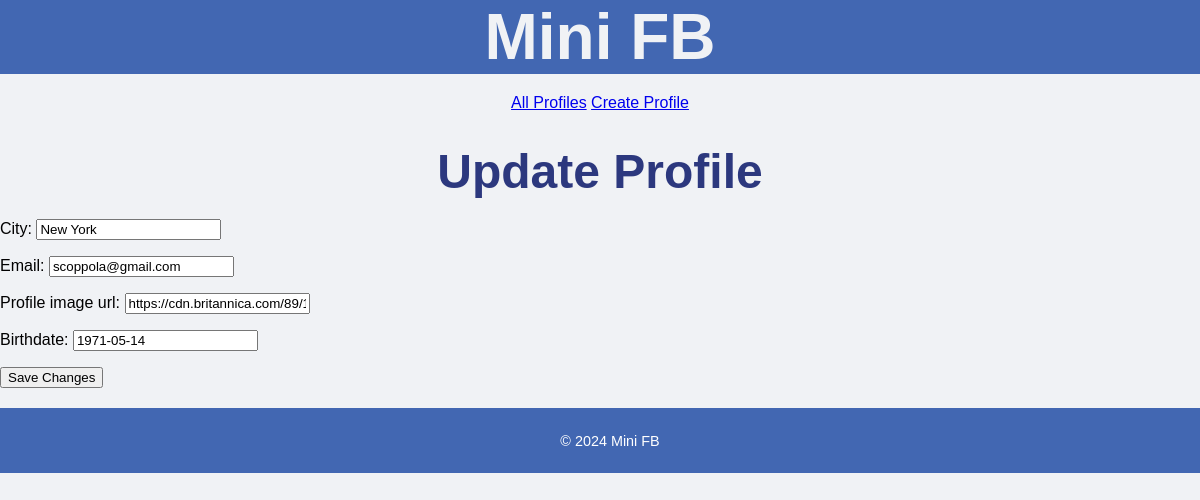
The app's page /mini_fb/profile/1/update/, older data.
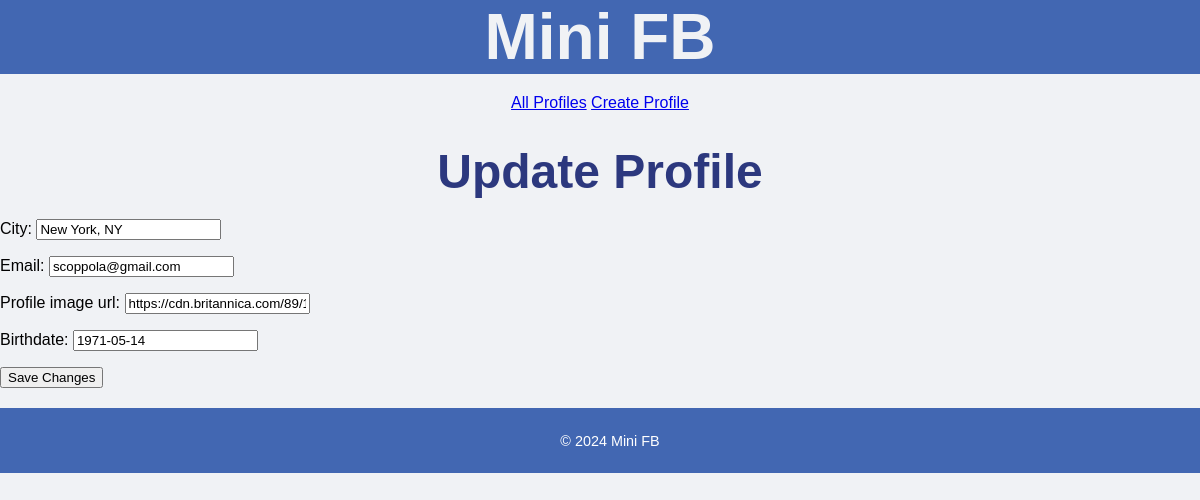
The same page, newer data.
### mini_fb/models.py (models this page shows, shortened)
class Profile(models.Model):
    first_name = models.CharField(max_length=30)
    last_name = models.CharField(max_length=30)
    city = models.CharField(max_length=50)
    email = models.EmailField()
    profile_image_url = models.URLField(max_length=200)
    birthdate = models.DateField(null=True, blank=True)

### mini_fb/views.py (the view, shortened to what this page needs)
# urls.py: path('profile/<int:pk>/update/', UpdateProfileView.as_view(), name='update_profile'),
class UpdateProfileView(UpdateView):
    model = Profile
    form_class = UpdateProfileForm
    template_name = 'mini_fb/update_profile_form.html'

### mini_fb/forms.py
class UpdateProfileForm(forms.ModelForm):
    class Meta:
        model = Profile
        fields = ['city', 'email', 'profile_image_url', 'birthdate']

### mini_fb/templates/mini_fb/update_profile_form.html (shortened to what this page needs)
{% extends 'mini_fb/base.html' %}
{% load static %}
{% block content %}
<h1>Update Profile</h1>
<form method="POST">
    {{ form.as_p }}
    <button type="submit">Save Changes</button>
</form>
{% endblock %}

Row changes from the older to the newer data that the page shows:
changed Profile "scoppola@gmail.com": city "New York" → "New York, NY"
